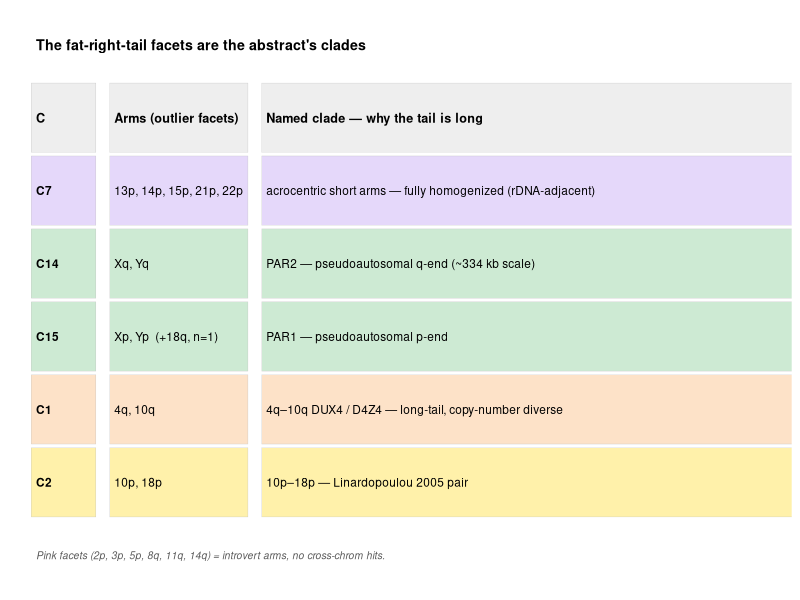
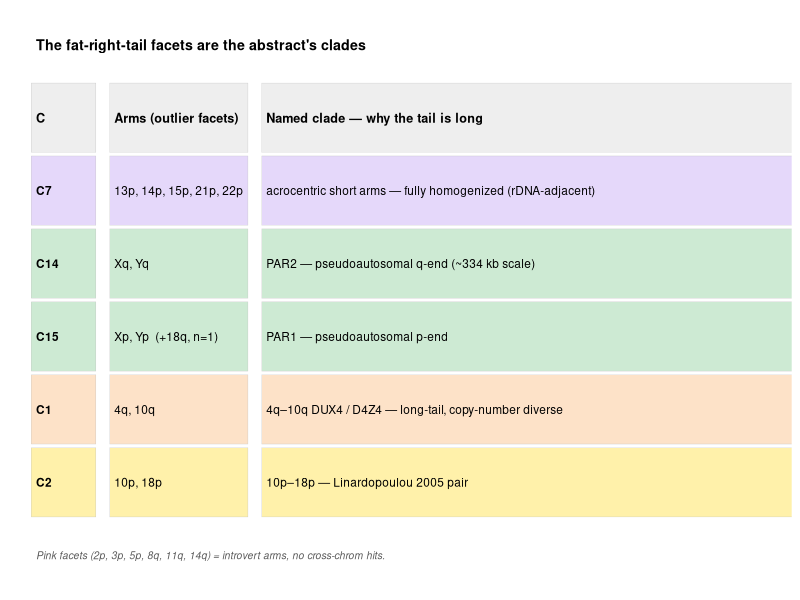

These figures' R source, in order:
# slide_06_clade_callouts.R
# Renders a callout legend that names the outlier facets on the v1 length-
# distribution facet grid. Pure ggplot2; no SBATCH; runs in seconds.
library(ggplot2)

cal <- data.frame(
  row   = 5:1,                                        # C1 lands at top of table
  C     = c("C7", "C14", "C15", "C1", "C2"),
  arms  = c("13p, 14p, 15p, 21p, 22p",
            "Xq, Yq",
            "Xp, Yp  (+18q, n=1)",
            "4q, 10q",
            "10p, 18p"),
  clade = c("acrocentric short arms — fully homogenized (rDNA-adjacent)",
            "PAR2 — pseudoautosomal q-end (~334 kb scale)",
            "PAR1 — pseudoautosomal p-end",
            "4q–10q DUX4 / D4Z4 — long-tail, copy-number diverse",
            "10p–18p — Linardopoulou 2005 pair"),
  fill  = c("#E5D8FA",   # C7 acrocentric (matches slide_09 palette)
            "#CDEAD3",   # C14 PAR2
            "#CDEAD3",   # C15 PAR1
            "#FDE2C8",   # C1 DUX4
            "#FFF1AA"),  # C2 Linardopoulou
  stringsAsFactors = FALSE
)

cols <- data.frame(
  x     = c(0.05, 0.22, 0.55),
  width = c(0.14, 0.30, 1.20),
  field = c("C", "arms", "clade"),
  stringsAsFactors = FALSE
)

cells <- do.call(rbind, lapply(seq_len(nrow(cols)), function(j) data.frame(
  x        = cols$x[j] + cols$width[j] / 2,
  width    = cols$width[j],
  y        = cal$row,
  text     = cal[[ cols$field[j] ]],
  fill     = cal$fill,
  fontface = ifelse(j == 1, "bold", "plain"),
  stringsAsFactors = FALSE
)))

hdr <- data.frame(
  x        = cols$x + cols$width / 2,
  width    = cols$width,
  y        = 6,
  text     = c("C", "Arms (outlier facets)", "Named clade — why the tail is long"),
  fill     = "#EEEEEE",
  fontface = "bold",
  stringsAsFactors = FALSE
)

title <- data.frame(
  x        = 0.85,
  width    = 1.6,
  y        = 7,
  text     = "The fat-right-tail facets are the abstract's clades",
  fill     = "#FFFFFF",
  fontface = "bold",
  stringsAsFactors = FALSE
)

note <- data.frame(
  x        = 0.85,
  width    = 1.6,
  y        = 0,
  text     = "Pink facets (2p, 3p, 5p, 8q, 11q, 14q) = introvert arms, no cross-chrom hits.",
  fill     = "#FFFFFF",
  fontface = "italic",
  stringsAsFactors = FALSE
)

p <- ggplot() +
  geom_tile(data = rbind(cells, hdr),
            aes(x = x, y = y, width = width, height = 0.95, fill = I(fill)),
            colour = "grey75") +
  geom_text(data = cells, aes(x = x - width/2 + 0.01, y = y, label = text,
                              fontface = fontface),
            hjust = 0, size = 3.0) +
  geom_text(data = hdr, aes(x = x - width/2 + 0.01, y = y, label = text,
                            fontface = fontface),
            hjust = 0, size = 3.2) +
  geom_text(data = title, aes(x = x - width/2 + 0.01, y = y, label = text,
                              fontface = fontface),
            hjust = 0, size = 3.6) +
  geom_text(data = note, aes(x = x - width/2 + 0.01, y = y, label = text,
                             fontface = fontface),
            hjust = 0, size = 2.6, colour = "grey35") +
  coord_cartesian(xlim = c(0, 1.7), ylim = c(-0.5, 7.5), expand = FALSE) +
  theme_void() + theme(plot.margin = margin(6, 6, 6, 6))

ggsave("slide_06_clade_callouts.pdf", p, width = 8.0, height = 3.2)
ggsave("slide_06_clade_callouts.png", p, width = 8.0, height = 3.2, dpi = 200)
